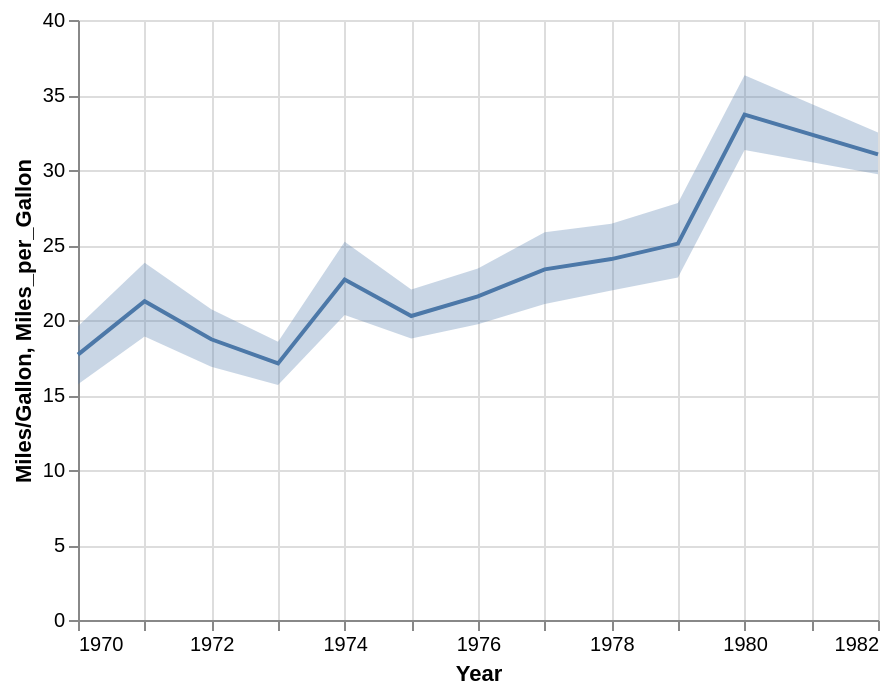

Vega-Lite specification for this chart:
### Vega-Lite specification from a JSON file in a GitHub repository (floating-point values rounded to 4 significant figures; data arrays with more than 128 entries replaced by an {"elided": "..."} marker saying what was removed)
{"config": {"view": {"height": 300, "width": 400}}, "layer": [{"encoding": {"y": {"field": "properties.Miles_per_Gallon", "title": "Miles_per_Gallon", "aggregate": "ci0", "type": "quantitative", "axis": {"title": "Miles/Gallon"}}, "x": {"title": "Year", "field": "properties.Year", "type": "temporal"}, "y2": {"aggregate": "ci1", "title": "Miles_per_Gallon", "field": "properties.Miles_per_Gallon", "type": "quantitative"}}, "data": {"values": {"features": {"elided": "406 records"}, "type": "FeatureCollection"}, "format": {"type": "json", "property": "features"}}, "mark": {"type": "area", "opacity": 0.3}}, {"encoding": {"y": {"field": "properties.Miles_per_Gallon", "title": "Miles_per_Gallon", "aggregate": "mean", "type": "quantitative"}, "x": {"title": "Year", "field": "properties.Year", "type": "temporal"}}, "data": {"values": {"features": {"elided": "406 records"}, "type": "FeatureCollection"}, "format": {"type": "json", "property": "features"}}, "mark": "line"}], "$schema": "https://vega.github.io/schema/vega-lite/v2.4.1.json"}
